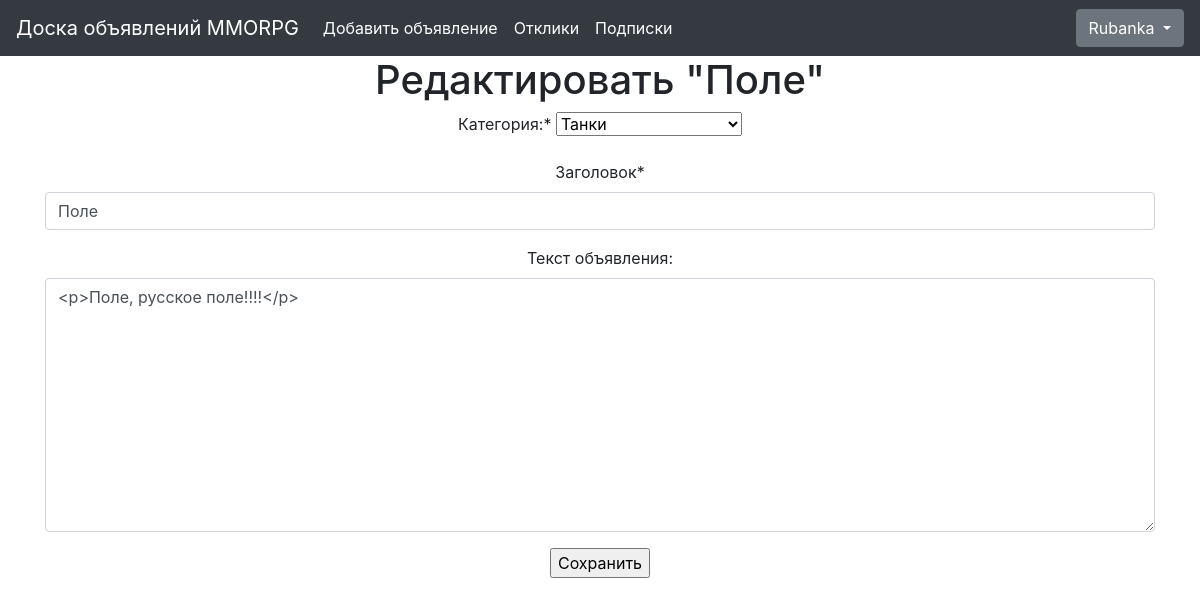
Screenshot of /ads/13/edit/ (signed in) with the database file from the repository.
### billboard/models.py (models this page shows, shortened)
class Ad(models.Model):
    CATEGORY_CHOICES = (
        ('TA', 'Танки'),
        ('HI', 'Хилы'),
        ('DD', 'ДД'),
        ('DE', 'Торговцы'),
        ('GM', 'Гилдмастеры'),
        ('QG', 'Квестгиверы'),
        ('BS', 'Кузнецы'),
        ('TA', 'Кожевники'),
        ('PM', 'Зельевары'),
        ('SM', 'Мастера заклинаний'))
    author = models.ForeignKey(User, on_delete=models.CASCADE, verbose_name='Автор')
    category = models.CharField(max_length=2, choices=CATEGORY_CHOICES, default='TA', verbose_name='Категория')
    dateCreation = models.DateTimeField(auto_now_add=True, verbose_name='Дата публикации')
    title = models.CharField(max_length=256, verbose_name='Заголовок')
    text = CKEditor5Field(verbose_name='Текст', config_name='extends', null=True, blank=True)
    class Meta:
        verbose_name = 'Объявление'
        verbose_name_plural = 'Объявления'

### billboard/views.py (the view, shortened to what this page needs)
# urls.py: path('<int:pk>/edit/', AdUpdate.as_view(), name='ad_edit'),
class AdUpdate(LoginRequiredMixin, UpdateView):
    raise_exception = True
    permission_required = ('billboard.change_ad',)
    form_class = AdForm
    model = Ad
    template_name = 'ad_edit.html'
    def get_context_data(self, **kwargs):
        context = super().get_context_data(**kwargs)
        context['ad_author'] = Ad.objects.get(pk=self.kwargs.get('pk')).author
        return context

### billboard/forms.py (shortened to what this page needs)
class AdForm(forms.ModelForm):
    class Meta:
        model = Ad
        fields = ('category', 'title', 'text',)
        exclude = ['author', 'dateCreation']
    def __init__(self, *args, **kwargs):
        super(AdForm, self).__init__(*args, **kwargs)
        self.fields['category'].label = "Категория:"
        self.fields['title'].label = "Заголовок"
        self.fields['text'].label = "Текст объявления:"

### templates/ad_edit.html (shortened to what this page needs)
{% extends 'base.html' %}
{% load bootstrap4 %}
{% load crispy_forms_tags %}
{% load static %}
{% block content %}
    {% if user == ad_author or is_url_create %}
    {% if is_url_create %}
        <h1> Создать объявление </h1>
    {% else %}
        <h1> Редактировать "{{ ad.title }}" </h1>
    {% endif %}
        <form action="" method="POST" enctype="multipart/form-data">
            {{ form|crispy }}
            <input type="submit" value='Сохранить' />
        </form>
    {% else %}
        <h3> Вы не можете редактировать чужие объявления! </h3>
    {% endif %}
<br>
{% endblock content %}

### templates/base.html (shortened to what this page needs)
<!doctype  html>
<html  lang="en">
<head>
    {% load static %}
    <link  rel="stylesheet"  href="https://maxcdn.bootstrapcdn.com/bootstrap/4.0.0/css/bootstrap.min.css">
</head>
<body>
<nav class="navbar navbar-expand-lg navbar-dark bg-dark">
  <a class="navbar-brand" href="/ads/">Доска объявлений MMORPG</a>
<div class="collapse navbar-collapse" id="navbarSupportedContent">
    <ul class="navbar-nav mr-auto">
        {% if user.is_authenticated %}
        <li class="nav-item active">
            <a class="nav-link" href="{% url 'ad_create' %}">Добавить объявление
                <span class="sr-only">(current)</span></a>
        </li>
        <li class="nav-item active">
            <a class="nav-link" href="{% url 'responses' %}">Отклики
                </a>
        </li>
        <li class="nav-item active">
            <a class="nav-link" href="{% url 'subscriptions' %}">Подписки
                </a>
        </li>
        {% endif %}
    </ul>
        <div class="btn-group">
        <button type="button" class="btn btn-secondary dropdown-toggle" data-toggle="dropdown" aria-haspopup="true" aria-expanded="false">
        {% if user.is_authenticated %}
            {{ user }}
        {% else %}
            Войти
        {% endif %}
        </button>
    </div>
</div>
</nav>
<div class="container">
    <div class="row">
        <div class="col-lg-12 text-center">
            {% block content %}{% endblock content %}
        </div>
    </div>
</div>
</body>
</html>

### rows the page displays
Ad: title "Поле", category "Танки", text "<p>Поле, русское поле!!!!</p>"

### other values shown
{{ user }} "Rubanka"
